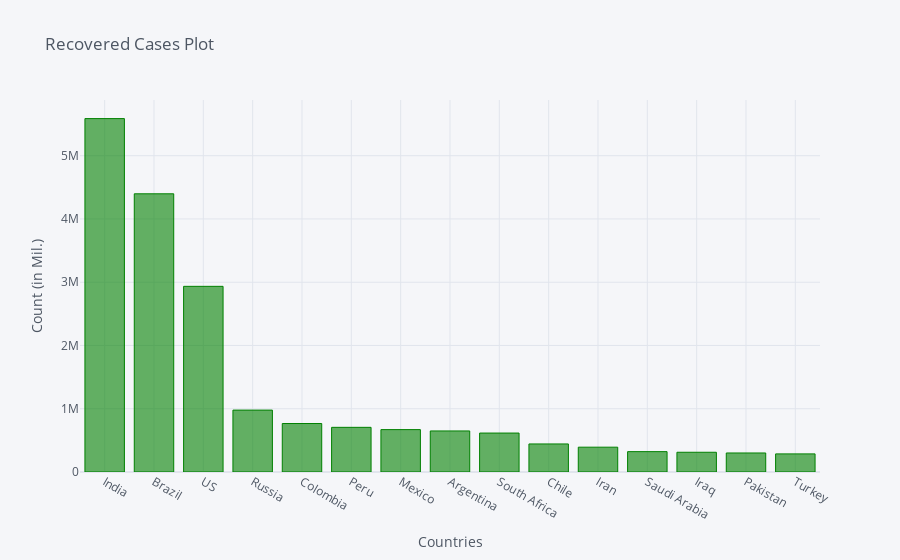

Notebook code cell kept with this figure:
### Code cell
recovered_df2_plot.iplot(kind='bar', x='Country/Region', y='10/5/20',color='green',
                         title='Recovered Cases Plot',xTitle='Countries',yTitle='Count (in Mil.)')

### Figure 1 — Plotly figure (JSON) as saved in the notebook; plotly's stock layout.template omitted (floating-point values rounded to 4 significant figures)
{"data": [{"marker": {"color": "rgba(0, 128, 0, 0.6)", "line": {"color": "rgba(0, 128, 0, 1.0)", "width": 1}}, "name": "10/5/20", "orientation": "v", "text": "", "type": "bar", "x": ["India", "Brazil", "US", "Russia", "Colombia", "Peru", "Mexico", "Argentina", "South Africa", "Chile", "Iran", "Saudi Arabia", "Iraq", "Pakistan", "Turkey"], "y": [5586703, 4397882, 2935142, 978610, 766300, 706223, 670034, 649017, 615684, 443453, 392293, 322055, 312158, 300616, 286370]}], "layout": {"legend": {"bgcolor": "#F5F6F9", "font": {"color": "#4D5663"}}, "paper_bgcolor": "#F5F6F9", "plot_bgcolor": "#F5F6F9", "title": {"font": {"color": "#4D5663"}, "text": "Recovered Cases Plot"}, "xaxis": {"gridcolor": "#E1E5ED", "showgrid": true, "tickfont": {"color": "#4D5663"}, "title": {"font": {"color": "#4D5663"}, "text": "Countries"}, "zerolinecolor": "#E1E5ED"}, "yaxis": {"gridcolor": "#E1E5ED", "showgrid": true, "tickfont": {"color": "#4D5663"}, "title": {"font": {"color": "#4D5663"}, "text": "Count (in Mil.)"}, "zerolinecolor": "#E1E5ED"}}}
